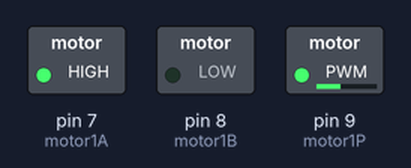
This sketch was run on a simulated Arduino Uno, built with avr-gcc and run on an emulated ATmega328P. Shown: switched loads named in the sketch (green lamp = pin HIGH).

Above: at 0.05 s.
At 3.95 s:
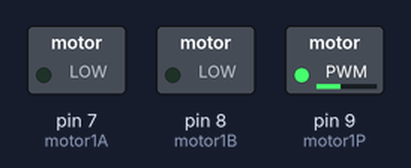
Timing chart, 0 to 4.6 s (numbered marks = the images above):
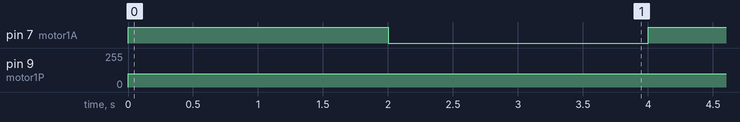

Measured:
- by itself, pin 7 (motor1A): alternates HIGH for 2.0 s and LOW for 2.0 s
- by itself, pin 9 (motor1P): 0/255 → 100/255 at 0.00 s

The sketch:

main.ino
```cpp
// 出力ピンの定義
const int motor1A = 7;
const int motor1B = 8;
const int motor1P = 9;

// 初期設定
void setup(){
  pinMode(motor1A,OUTPUT); // 信号用ピン
  pinMode(motor1B,OUTPUT); // 信号用ピン
}

// 繰り返し
void loop(){
    // 回転
    digitalWrite(motor1A,HIGH);
    digitalWrite(motor1B,LOW);
    analogWrite(motor1P,100);
    delay(2000);
    // 静止
    digitalWrite(motor1A,LOW);
    digitalWrite(motor1B,LOW);
    delay(2000);
}
```
